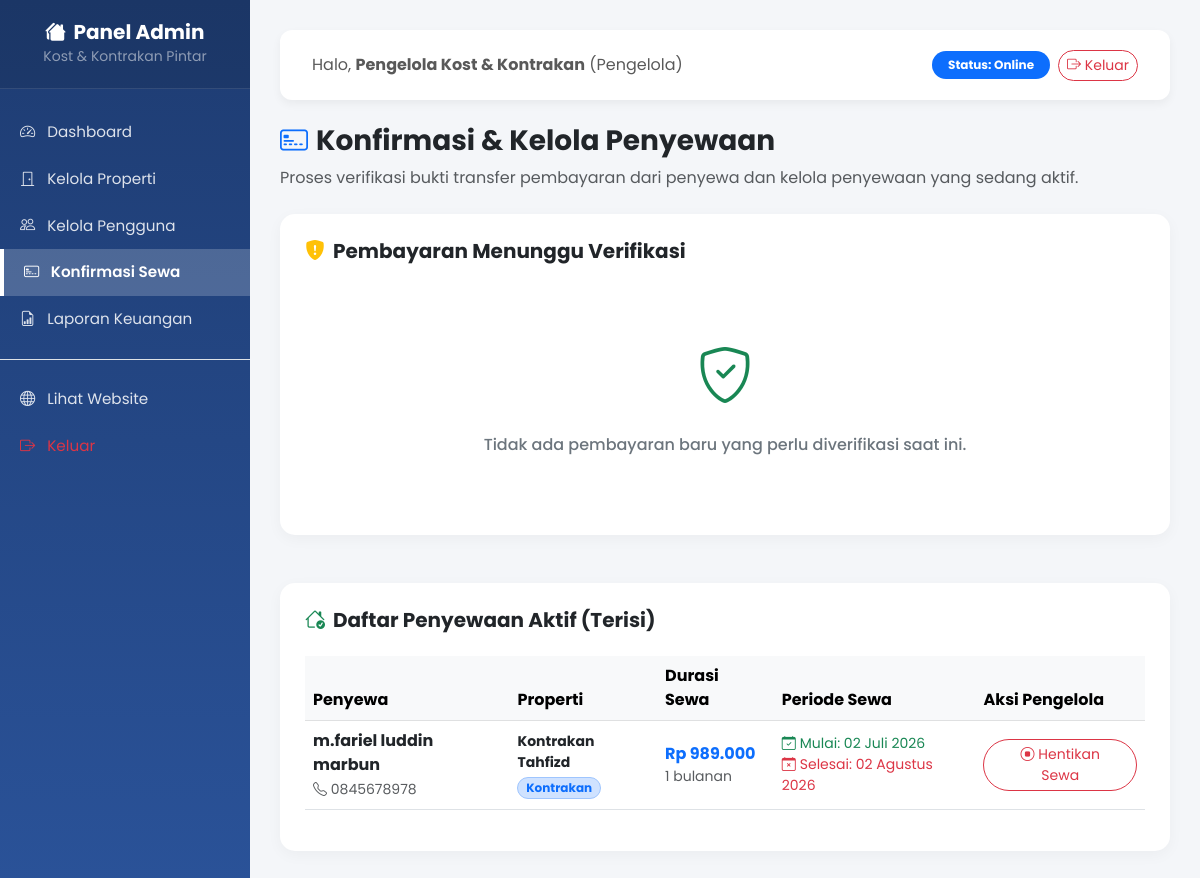
The app's page /admin/sewa_konfirmasi.php (signed in) with its own data.
### tables this page shows
CREATE TABLE `sewa` (
  `id_sewa` int(11) NOT NULL,
  `id_pengguna` int(11) NOT NULL,
  `id_properti` int(11) NOT NULL,
  `jenis_durasi` enum('harian','bulanan','tahunan') NOT NULL,
  `jumlah_durasi` int(11) NOT NULL,
  `tanggal_mulai` date NOT NULL,
  `tanggal_selesai` date NOT NULL,
  `total_tagihan` decimal(10,2) NOT NULL,
  `batas_pembayaran` datetime NOT NULL,
  `status_sewa` enum('menunggu_pembayaran','proses_verifikasi','aktif','selesai','dibatalkan') NOT NULL DEFAULT 'menunggu_pembayaran',
  `tanggal_booking` timestamp NOT NULL DEFAULT current_timestamp()
);

CREATE TABLE `pengguna` (
  `id_pengguna` int(11) NOT NULL,
  `nama_lengkap` varchar(100) NOT NULL,
  `username` varchar(50) NOT NULL,
  `password` varchar(255) NOT NULL,
  `email` varchar(100) NOT NULL,
  `nomor_hp` varchar(15) NOT NULL,
  `peran` enum('admin','penyewa') NOT NULL,
  `tanggal_daftar` timestamp NOT NULL DEFAULT current_timestamp()
);

CREATE TABLE `properti` (
  `id_properti` int(11) NOT NULL,
  `nama_properti` varchar(100) NOT NULL,
  `tipe` enum('kost','kontrakan') NOT NULL,
  `deskripsi` text NOT NULL,
  `harga_harian` decimal(10,2) DEFAULT NULL,
  `harga_bulanan` decimal(10,2) DEFAULT NULL,
  `harga_tahunan` decimal(10,2) DEFAULT NULL,
  `status_ketersediaan` enum('tersedia','terisi') NOT NULL DEFAULT 'tersedia',
  `foto` varchar(255) NOT NULL,
  `tanggal_input` timestamp NOT NULL DEFAULT current_timestamp()
);

### konfigurasi/fungsi.php (called while the page is built, shortened)
<?php
function formatRupiah($angka) {
    return "Rp " . number_format($angka, 0, ',', '.');
}
function tanggalIndo($tanggal) {
    $bulanIndo = [
        1 => 'Januari', 'Februari', 'Maret', 'April', 'Mei', 'Juni',
        'Juli', 'Agustus', 'September', 'Oktober', 'November', 'Desember'
    ];
    $split = explode('-', date('Y-m-d', strtotime($tanggal)));
    return $split[2] . ' ' . $bulanIndo[(int)$split[1]] . ' ' . $split[0];
}
?>

### admin/sewa_konfirmasi.php (the view, shortened to what this page needs)
<?php
require_once __DIR__ . '/layout/header.php';
$queryVerifikasi = $koneksi->query("
    SELECT s.*, p.nama_properti, p.tipe, u.nama_lengkap, u.nomor_hp, pb.bukti_transfer, pb.metode_pembayaran, pb.tanggal_bayar, pb.catatan
    FROM sewa s
    JOIN properti p ON s.id_properti = p.id_properti
    JOIN pengguna u ON s.id_pengguna = u.id_pengguna
    JOIN pembayaran pb ON s.id_sewa = pb.id_sewa
    WHERE s.status_sewa = 'proses_verifikasi'
    ORDER BY pb.id_pembayaran ASC
");
$daftarVerifikasi = $queryVerifikasi->fetchAll();
$queryAktif = $koneksi->query("
    SELECT s.*, p.nama_properti, p.tipe, u.nama_lengkap, u.nomor_hp
    FROM sewa s
    JOIN properti p ON s.id_properti = p.id_properti
    JOIN pengguna u ON s.id_pengguna = u.id_pengguna
    WHERE s.status_sewa = 'aktif'
    ORDER BY s.tanggal_selesai ASC
");
$daftarAktif = $queryAktif->fetchAll();
?>
<div class="mb-4">
    <h3 class="fw-bold text-dark"><i class="bi bi-credit-card-2-front text-primary me-2"></i>Konfirmasi & Kelola Penyewaan</h3>
    <p class="text-muted">Proses verifikasi bukti transfer pembayaran dari penyewa dan kelola penyewaan yang sedang aktif.</p>
</div>
<div class="card main-card mb-5">
    <h5 class="fw-bold text-dark mb-4"><i class="bi bi-shield-fill-exclamation text-warning me-2"></i>Pembayaran Menunggu Verifikasi</h5>
    <?php if (count($daftarVerifikasi) > 0): ?>
        <div class="table-responsive">
            <table class="table table-hover align-middle">
                <thead class="table-light">
                    <tr>
                        <th>Penyewa</th>
                        <th>Properti</th>
                        <th>Tagihan & Metode</th>
                        <th>Bukti Transfer</th>
                        <th>Catatan Penyewa</th>
                        <th>Aksi Konfirmasi</th>
                    </tr>
                </thead>
                <tbody>
                    <?php foreach ($daftarVerifikasi as $item): ?>
                        <tr>
                            <td>
                                <strong class="text-dark d-block"><?= htmlspecialchars($item['nama_lengkap']); ?></strong>
                                <span class="text-muted small"><i class="bi bi-telephone"></i> <?= htmlspecialchars($item['nomor_hp']); ?></span>
                            </td>
                            <td>
                                <strong class="text-dark small d-block"><?= htmlspecialchars($item['nama_properti']); ?></strong>
                                <span class="badge bg-secondary-subtle text-secondary border border-secondary-subtle rounded-pill text-capitalize small">
                                    <?= htmlspecialchars($item['tipe']); ?>
                                </span>
                            </td>
                            <td>
                                <strong class="text-success"><?= formatRupiah($item['total_tagihan']); ?></strong>
                                <span class="text-muted d-block small mt-1">Via: <?= htmlspecialchars($item['metode_pembayaran']); ?></span>
                            </td>
                            <td>
                                <a href="../aset/bukti_transfer/<?= htmlspecialchars($item['bukti_transfer']); ?>" target="_blank" class="btn btn-outline-info btn-sm rounded-pill">
                                    <i class="bi bi-image"></i> Lihat Bukti
                                </a>
                            </td>
                            <td>
                                <span class="small text-muted"><?= !empty($item['catatan']) ? htmlspecialchars($item['catatan']) : '-'; ?></span>
                            </td>
                            <td>
                                <div class="d-flex gap-1">
                                    <form action="" method="POST" onsubmit="return confirm('Apakah Anda yakin ingin menyetujui pembayaran ini?');">
                                        <input type="hidden" name="id_sewa" value="<?= $item['id_sewa']; ?>">
                                        <button type="submit" name="setujui" class="btn btn-success btn-sm rounded-3"><i class="bi bi-check-lg"></i> Setujui</button>
                                    </form>
                                    <form action="" method="POST" onsubmit="return confirm('Apakah Anda yakin ingin menolak pembayaran ini? Transaksi sewa akan dibatalkan.');">
                                        <input type="hidden" name="id_sewa" value="<?= $item['id_sewa']; ?>">
                                        <input type="hidden" name="id_properti" value="<?= $item['id_properti']; ?>">
                                        <button type="submit" name="tolak" class="btn btn-danger btn-sm rounded-3"><i class="bi bi-x-lg"></i> Tolak</button>
                                    </form>
                                </div>
                            </td>
                        </tr>
                    <?php endforeach; ?>
                </tbody>
            </table>
        </div>
    <?php else: ?>
        <div class="text-center py-5">
            <i class="bi bi-shield-check text-success" style="font-size: 3.5rem;"></i>
            <h6 class="mt-3 text-secondary">Tidak ada pembayaran baru yang perlu diverifikasi saat ini.</h6>
        </div>
    <?php endif; ?>
</div>
<div class="card main-card">
    <h5 class="fw-bold text-dark mb-4"><i class="bi bi-house-check text-success me-2"></i>Daftar Penyewaan Aktif (Terisi)</h5>
    <?php if (count($daftarAktif) > 0): ?>
        <div class="table-responsive">
            <table class="table table-hover align-middle">
                <thead class="table-light">
                    <tr>
                        <th>Penyewa</th>
                        <th>Properti</th>
                        <th>Durasi Sewa</th>
                        <th>Periode Sewa</th>
                        <th>Aksi Pengelola</th>
                    </tr>
                </thead>
                <tbody>
                    <?php foreach ($daftarAktif as $sewa): ?>
                        <tr>
                            <td>
                                <strong class="text-dark d-block"><?= htmlspecialchars($sewa['nama_lengkap']); ?></strong>
                                <span class="text-muted small"><i class="bi bi-telephone"></i> <?= htmlspecialchars($sewa['nomor_hp']); ?></span>
                            </td>
                            <td>
                                <strong class="text-dark small d-block"><?= htmlspecialchars($sewa['nama_properti']); ?></strong>
                                <span class="badge bg-primary-subtle text-primary border border-primary-subtle rounded-pill text-capitalize small mt-1">
                                    <?= htmlspecialchars($sewa['tipe']); ?>
                                </span>
                            </td>
                            <td>
                                <strong class="text-primary"><?= formatRupiah($sewa['total_tagihan']); ?></strong>
                                <span class="text-muted d-block small"><?= $sewa['jumlah_durasi'] . ' ' . $sewa['jenis_durasi']; ?></span>
                            </td>
                            <td>
                                <div class="small">
                                    <span class="text-success"><i class="bi bi-calendar-check me-1"></i>Mulai: <?= tanggalIndo($sewa['tanggal_mulai']); ?></span><br>
                                    <span class="text-danger"><i class="bi bi-calendar-x me-1"></i>Selesai: <?= tanggalIndo($sewa['tanggal_selesai']); ?></span>
                                </div>
                            </td>
                            <td>
                                <form action="" method="POST" onsubmit="return confirm('Apakah Anda yakin ingin menghentikan masa sewa ini secara paksa/lebih awal? Properti akan kembali berstatus tersedia.');">
                                    <button type="submit" name="hentikan" class="btn btn-outline-danger btn-sm rounded-pill px-3">
                                        <i class="bi bi-stop-circle"></i> Hentikan Sewa
                                    </button>
                                </form>
                            </td>
                        </tr>
                    <?php endforeach; ?>
                </tbody>
            </table>
        </div>
    <?php endif; ?>
</div>
<?php
require_once __DIR__ . '/layout/footer.php';
?>

### admin/layout/header.php (style rules this page uses)
body { font-family: 'Poppins', sans-serif; background-color: #f4f6f9; }
.main-card { background: white; border-radius: 15px; box-shadow: 0 4px 15px rgba(0,0,0,0.04); border: none; padding: 25px; }

### records on screen
sewa: id_pengguna.nama_lengkap "m.fariel luddin marbun", id_pengguna.nomor_hp "0845678978", id_properti.nama_properti "Kontrakan Tahfizd", id_properti.tipe "Kontrakan", total_tagihan "Rp 989.000", jumlah_durasi "1", jenis_durasi "bulanan", tanggal_mulai "02 Juli 2026", tanggal_selesai "02 Agustus 2026"

### other values on screen
$_SESSION['nama_lengkap'] "Pengelola Kost & Kontrakan"
